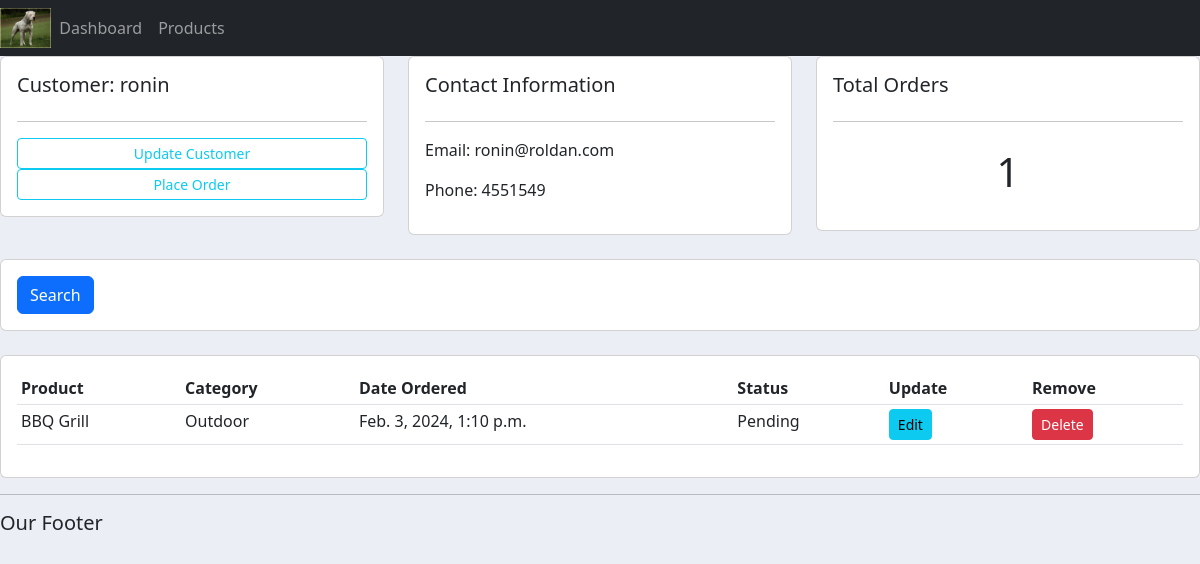
The app's page /customer/2/ with its own data.
### accounts/models.py (models this page shows, shortened)
class Customer(models.Model):
    name = models.CharField(max_length=50, null=True) #null=True essentially makes it OK to not set a default value
    phone = models.CharField(max_length=30, null=True)
    email = models.CharField(max_length=50, null=True)
    date_created = models.DateTimeField(auto_now_add=True)

class Order(models.Model):
    STATUS = (
                ('Pending', 'Pending'),
                ('Out for delivery', 'Out for delivery'),
                ('Delivered', 'Delivered')
    )
    customer = models.ForeignKey(Customer, null=True, on_delete=models.SET_NULL)
    product = models.ForeignKey(Product, null=True, on_delete=models.SET_NULL)
    date_created = models.DateTimeField(auto_now_add=True)
    status = models.CharField(max_length=50, null=True, choices=STATUS)

class Product(models.Model):
    CATEGORY = (
                    ('Indoor', 'Indoor'),
                    ('Outdoor', 'Outdoor'),
    )
    name = models.CharField(max_length=50, null=True)
    price = models.FloatField(null=True)
    category = models.CharField(max_length=200, null=True, choices=CATEGORY)
    description = models.CharField(max_length=200, null=True, blank=True)
    date_created = models.DateTimeField(auto_now_add=True)
    tags = models.ManyToManyField(Tag)
    def __str__(self):
        return self.name

### accounts/views.py (the view)
# urls.py: path('customer/<str:pk>/', views.customer, name='customer'),
def customer(request, pk):
    customer = Customer.objects.get(id=pk) #to get the specific Customer via Primar Key (pk)
    total_order = customer.order_set.all().count()
    orders = customer.order_set.all()
    context = {'customer' : customer,
               'total_order' : total_order,
               'orders' : orders,
               }
    return render(request, 'accounts/customer.html', context)

### accounts/templates/accounts/customer.html (shortened to what this page needs)
{% extends 'accounts/main.html' %}
{% block content %}
<div class="row">
    <div class="col-md">
        <div class="card card-body">
            <h5>Customer: {{customer.name}}</h5>
            <hr>
            <a class="btn btn-outline-info  btn-sm btn-block" href="">Update Customer</a>
            <a class="btn btn-outline-info  btn-sm btn-block" href="{% url 'create_order' customer.id %}">Place Order</a>
        </div>
    </div>
    <div class="col-md">
        <div class="card card-body">
            <h5>Contact Information</h5>
            <hr>
            <p>Email: {{customer.email}} </p>
            <p>Phone: {{customer.phone}}</p>
        </div>
    </div>
    <div class="col-md">
        <div class="card card-body">
            <h5>Total Orders</h5>
            <hr>
            <h1 style="text-align: center;padding: 10px">{{total_order}}</h1>
        </div>
    </div>
</div>
<br>
<div class="row">
    <div class="col">
        <div class="card card-body">
            <form method="get">
                <button class="btn btn-primary" type="submit">Search</button>
            </form>
        </div>
    </div>
</div>
<br>
<div class="row">
    <div class="col-md">
        <div class="card card-body">
            <table class="table table-sm">
                <tr>
                    <th>Product</th>
                    <th>Category</th>
                    <th>Date Ordered</th>
                    <th>Status</th>
                    <th>Update</th>
                    <th>Remove</th>
                </tr>
                {% for order in orders  %}
                <tr>
                    <td>{{order.product}}</td>
                    <td>{{order.product.category}}</td>
                    <td>{{order.date_created}}</td>
                    <td>{{order.status}}</td>
                    <td><a href="{% url 'update_order' order.id %}" class="btn btn-sm btn-info">Edit</a></td>
                    <td><a href="{% url 'delete_order' order.id %}" class="btn btn-sm btn-danger">Delete</a></td>
                </tr>
                {% endfor %}
            </table>
        </div>
    </div>
</div>
{% endblock  %}

### static/css/main.css (style rules this page uses)
body { background-color: #ebeff5; }

### records on screen
Customer: name "ronin", email "ronin@roldan.com", phone "4551549"
Order: product "BBQ Grill", product.category "Outdoor", date_created "Feb. 3, 2024, 1:10 p.m.", status "Pending"

### other values on screen
{{ total_order }} "1"
